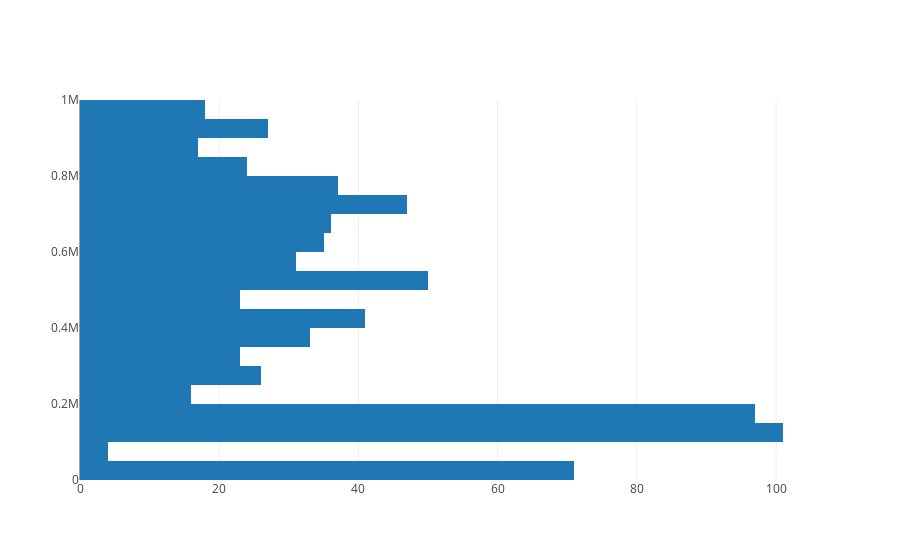

Notebook code cell kept with this figure:
### Code cell
iplot(dataHist)

### Figure 1 — Plotly figure (JSON) as saved in the notebook; plotly's stock layout.template omitted (floating-point values rounded to 4 significant figures; data arrays with more than 128 entries replaced by an {"elided": "..."} marker saying what was removed)
{"data": [{"type": "histogram", "uid": "a9987105-81a9-4a63-8df7-a4c82a18f130", "y": {"elided": "757 str values"}}], "layout": {}}
